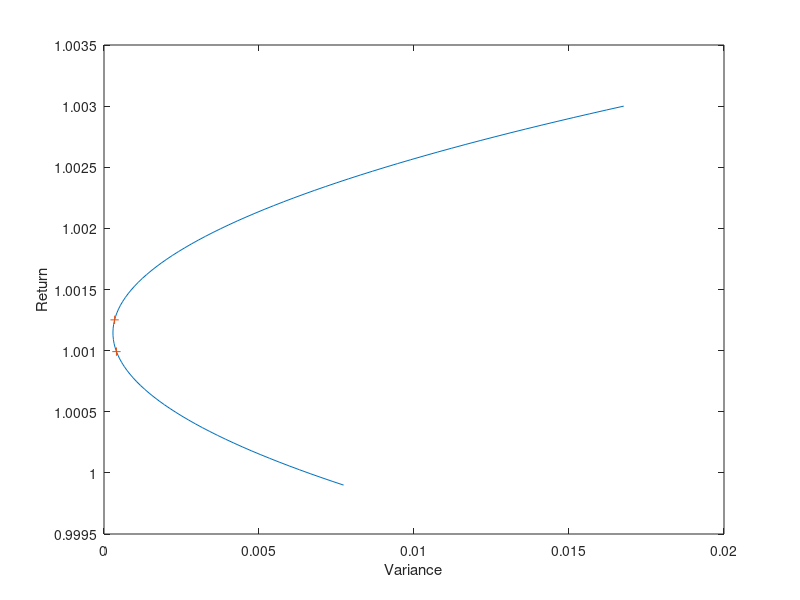

Source code (MATLAB):
%Costruisci la frontiera dei portafogli B utilizzando solo Facebook ed Apple
clc; clear all; close all;

Mean=[1.001251621	1.000991917]';

V=[0.000341714	0.000210142
    0.000210142	0.000401844];

Ones=ones(size(Mean));

invV=inv(V);
A=Ones'*invV*Mean;
B=Mean'*invV*Mean;
C=Ones'*invV*Ones;
D=B*C-A^2;

g=(B*(invV*Ones)-A*(invV*Mean))/D;
h=(-A*(invV*Ones)+C*(invV*Mean))/D;
w=@(R) g+h*R;
Variance=@(R) (C*R.^2-2*A*R+B)/D;

figure(1)
R=linspace(0.9999,1.003,100);
plot(Variance(R),R);
xlabel('Variance'); ylabel('Return');
hold on
plot(diag(V),Mean,'+')

%portafoglio a varianza minima globale
w_min= (invV*Ones)/C
sigma2= w_min'*V*w_min
